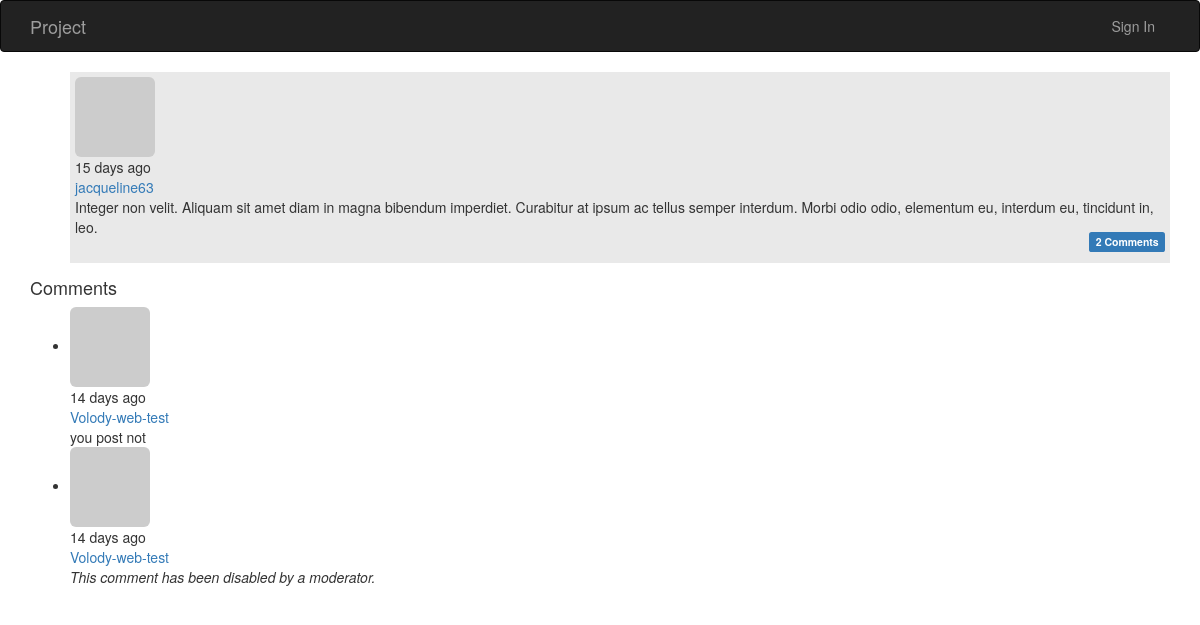
The app's page /post/45 with its own data.
### app/models.py (models this page shows, shortened)
class Post(db.Model):
    __tablename__ = 'posts'
    id = db.Column(db.Integer, primary_key=True)
    body = db.Column(db.Text)
    body_html = db.Column(db.Text)
    timestamp = db.Column(db.DateTime, index=True, default=datetime.utcnow)
    author_id = db.Column(db.Integer, db.ForeignKey('users.id'))
    comments = db.relationship('Comment', backref='post', lazy='dynamic')
    taxonomy_id = db.Column(db.Integer, db.ForeignKey('taxonomy.id'))

class User(UserMixin, db.Model):
    __tablename__ = 'users'
    id = db.Column(db.Integer, primary_key=True)
    email = db.Column(db.String(64), unique=True, index=True)
    username = db.Column(db.String(64), unique=True, index=True)
    role_id = db.Column(db.Integer, db.ForeignKey('roles.id'))
    password_hash = db.Column(db.String(128))
    confirmed = db.Column(db.Boolean, default=False)
    name = db.Column(db.String(64))
    location = db.Column(db.String(64))
    about_me = db.Column(db.Text())
    member_since = db.Column(db.DateTime(), default=datetime.utcnow)
    last_seen = db.Column(db.DateTime(), default=datetime.utcnow)
    avatar_hash = db.Column(db.String(32))
    posts = db.relationship('Post', backref='author', lazy='dynamic')
    taxonomy = db.relationship('Taxonomy', backref='author', lazy='dynamic')
    followed = db.relationship('Follow',
                               foreign_keys=[Follow.follower_id],
                               backref=db.backref('follower', lazy='joined'),
                               lazy='dynamic',
                               cascade='all, delete-orphan')
    followers = db.relationship('Follow',
                                foreign_keys=[Follow.followed_id],
                                backref=db.backref('followed', lazy='joined'),
                                lazy='dynamic',
                                cascade='all, delete-orphan')
    comments = db.relationship('Comment', backref='author', lazy='dynamic')
    @property
    def password(self):
        raise AttributeError('password is not a readable attribute')
    def gravatar(self, size=100, default='identicon', rating='g'):
        if request.is_secure:
            url = 'https://secure.gravatar.com/avatar'
        else:
            url = 'http://www.gravatar.com/avatar'
        hash = self.avatar_hash or hashlib.md5(
            self.email.encode('utf-8')).hexdigest()
        return '{url}/{hash}?s={size}&d={default}&r={rating}'.format(
            url=url, hash=hash, size=size, default=default, rating=rating)

class Comment(db.Model):
    __tablename__ = 'comments'
    id = db.Column(db.Integer, primary_key=True)
    body = db.Column(db.Text)
    body_html = db.Column(db.Text)
    timestamp = db.Column(db.DateTime, index=True, default=datetime.utcnow)
    disabled = db.Column(db.Boolean)
    author_id = db.Column(db.Integer, db.ForeignKey('users.id'))
    post_id = db.Column(db.Integer, db.ForeignKey('posts.id'))

### app/main/views.py (the view)
@main.route('/post/<int:id>', methods=['GET', 'POST'])
def post(id):
	post = Post.query.get_or_404(id)
	if request.method == 'POST':
		comment = Comment(body=request.form['body'], post=post, author=current_user._get_current_object())
		return redirect(url_for('.post', id=post.id, page=-1))
	page = request.args.get('page', 1, type=int)
	if page == -1:
		page = (post.comments.count() - 1) / \
			current_app.config['FLASKY_COMMENTS_PER_PAGE'] + 1
	pagination = post.comments.order_by(Comment.timestamp.asc()).paginate(
		page, per_page=current_app.config['FLASKY_COMMENTS_PER_PAGE'],
		error_out=False)
	comments = pagination.items
	return render_template('posts/post.html', posts=[post], id = id, comments=comments, pagination=pagination)

### app/auth/views.py (called while the page is built)
@auth.before_app_request
def before_request():
    if current_user.is_authenticated:
        current_user.ping()
        if not current_user.confirmed \
                and request.endpoint \
                and request.endpoint[:5] != 'auth.' \
                and request.endpoint != 'static':
            return redirect(url_for('auth.unconfirmed'))

### app/main/__init__.py (called while the page is built)
@main.app_context_processor
def inject_permissions():
    return dict(Permission=Permission)

### app/models.py (called while the page is built)
    def can(self, permissions):
        return False

    def is_administrator(self):
        return False

### app/templates/posts/post.html (shortened to what this page needs)
{% extends "base.html" %}
{% import "_macros.html" as macros %}
{% block content %}
    <div class="container">
	{% include 'posts/_posts.html' %}
	<h4 id="comments">Comments</h4>
	{% include 'posts/_comments.html' %}
    </div>
{% endblock %}

### app/templates/posts/_posts.html (shortened to what this page needs)
<ul class="posts">
	{% for post in posts %}
		<li class="post">
			<div class="profile-thumbnail">
				<a href="{{ url_for('.user', username=post.author.username) }}">
					<img class="img-rounded profile-thumbnail" src="{{ post.author.gravatar(size=40) }}">
				</a>
			</div>
			<div class="post-date">{{ moment(post.timestamp).fromNow() }}</div>
			<div class="post-author">
				<a href="{{ url_for('.user', username=post.author.username) }}">
					{{ post.author.username }}
				</a>
			</div>
			<div class="post-body">{{ post.body }}</div>
			<div class="post-footer">
				<a href="{{ url_for('.post', id=post.id) }}#comments">
					<span class="label label-primary">
					{{ post.comments.count() }} Comments
					</span>
				</a>
			</div>
		</li>
	{% endfor %}
</ul>

### app/templates/posts/_comments.html (shortened to what this page needs)
<ul class="comments">
    {% for comment in comments %}
    <li class="comment">
        <div class="comment-thumbnail">
            <a href="{{ url_for('.user', username=comment.author.username) }}">
                <img class="img-rounded profile-thumbnail" src="{{ comment.author.gravatar(size=40) }}">
            </a>
        </div>
        <div class="comment-content">
            <div class="comment-date">{{ moment(comment.timestamp).fromNow() }}</div>
            <div class="comment-author"><a href="{{ url_for('.user', username=comment.author.username) }}">{{ comment.author.username }}</a></div>
            <div class="comment-body">
                {% if comment.disabled %}
                <p><i>This comment has been disabled by a moderator.</i></p>
                {% endif %}
                {% if moderate or not comment.disabled %}
                    {% if comment.body_html %}
                        {{ comment.body_html | safe }}
                    {% else %}
                        {{ comment.body }}
                    {% endif %}
                {% endif %}
            </div>
        </div>
    </li>
    {% endfor %}
</ul>

### app/static/style.css (style rules this page uses)
ul.posts li { list-style: none; padding: 5px; background-color: #e9e9e9; margin-bottom: 15px; }
.post-footer { text-align: right; padding-bottom: 10px; }
.post-footer a { text-decoration: none; }

### records on screen
Post: timestamp "15 days ago", author.username "jacqueline63", body "Integer non velit. Aliquam sit amet diam in magna bibendum imperdiet. Curabitur at ipsum ac tellus semper interdum. Morbi odio odio, elementum eu, interdum eu, tincidunt in, leo.", comments.count "2"
Comment: timestamp "14 days ago", author.username "Volody-web-test", body_html "you post not"
Comment: timestamp "14 days ago", author.username "Volody-web-test", shows "This comment has been disabled by a moderator."
